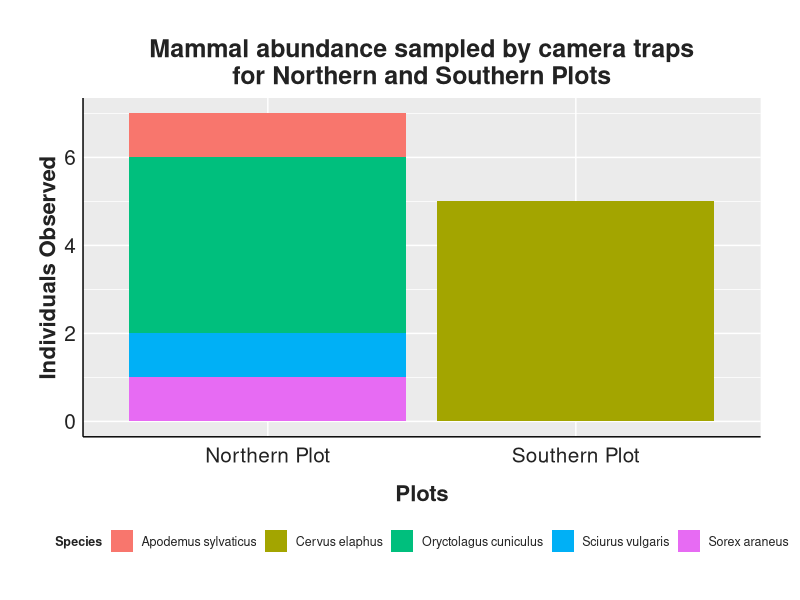
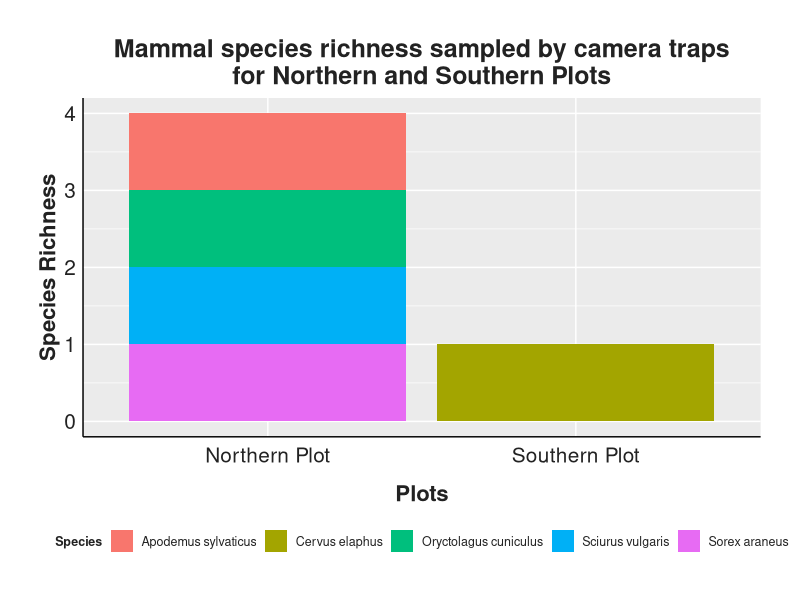
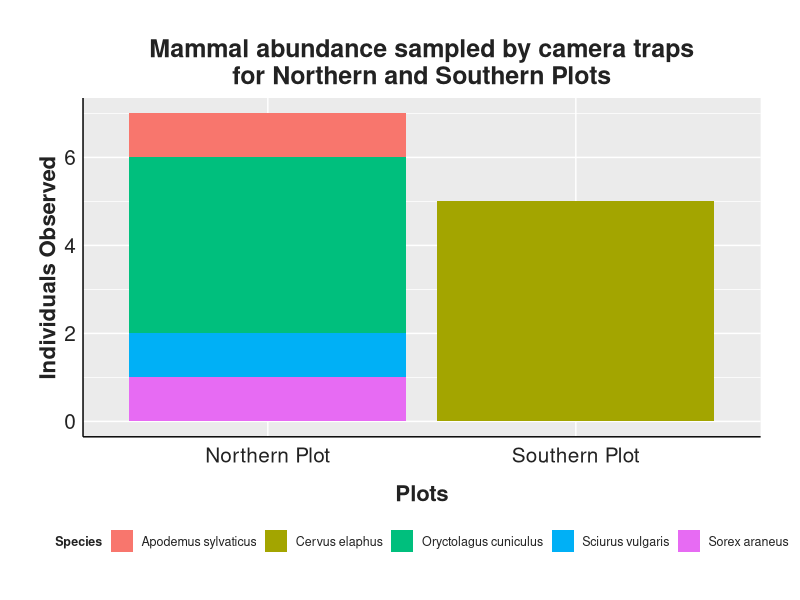
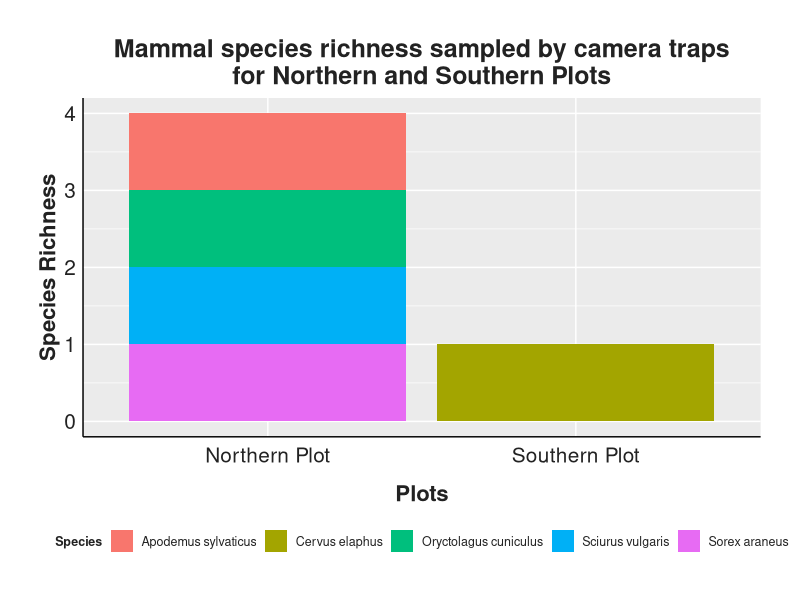

The R script that drew these images, in order:
#Libraries----
library(ggplot2)
library(tidyverse)
library(stringr)

#Style----
style <- function(){ #setting the style for my plots
  font <- "Helvetica"
  theme(plot.title = element_text(family = font, size = 18, face = "bold", color = "#222222", hjust = 0.5), 
        plot.subtitle = element_text(family = font, size = 18, margin = margin(9, 0, 9, 0)), 
        plot.caption = element_blank(),
        plot.margin = unit(c(1,1,1,1), units = , "cm"),
        legend.text.align = 0, 
        legend.position = "bottom",
        legend.title = element_text(family = font, size = 9, face = "bold", color = "#222222",  hjust = 0.5), 
        legend.key = element_blank(), 
        legend.text = element_text(family = font, size = 9, color = "#222222"),
        axis.text = element_text(family = font, size = 15, color = "#222222"), 
        axis.text.x = element_text(margin = margin(5, b = 10)), 
        axis.title = element_text(family = font, size = 16, face = "bold", color = "#222222"), 
        axis.ticks = element_blank(), 
        axis.line = element_line(colour = "black"),
        strip.text = element_text(size = 15, hjust = 0))
}

#Importing raw data----
camera_trap<-read.csv("occurrence_dat/camera_trap_occurrence.csv")#loading the camera trap data
#Mammals----
mammals<-camera_trap %>% 
  filter(class=="Mammalia") %>% 
  select(eventID,individualCount,scientificName,genus,species) %>% #keeping the needed columns only
  mutate(Plot = case_when( #creating a new column called plot
    grepl("^n", eventID, ignore.case = TRUE) ~ "Northern Plot", #classifying eventID with "n" as Northern Plot
    grepl("^s", eventID, ignore.case = TRUE) ~ "Southern Plot", #classifying eventID with "s" as Southern Plot
    TRUE ~ "Unknown"
  )) 

(Mabun <- ggplot(mammals, aes(fill=scientificName, y=individualCount,x=Plot))+ #plotting the mammal abundance
    geom_bar(stat = "identity",position = "stack",orientation = "x")+ 
    labs(x = "Plots", y = "Individuals Observed", 
         fill = "Species",
         title = "Mammal abundance sampled by camera traps\nfor Northern and Southern Plots")+
    style())

ggsave(filename = "figures/Camera_Trap/Mammal_abun.png", plot = Mabun,width = 10, height = 6) #exporting the graph as png


mammals_rich<-mammals %>% 
  distinct(scientificName,Plot) %>% 
  mutate(richness=1)

(Mrich <- ggplot(mammals_rich, aes(fill=scientificName, y=richness,x=Plot))+ #plotting the mammal abundance
    geom_bar(stat = "identity",position = "stack",orientation = "x")+ 
    labs(x = "Plots", y = "Species Richness", 
         fill = "Species",
         title = "Mammal species richness sampled by camera traps\nfor Northern and Southern Plots")+
    style())

ggsave(filename = "figures/Camera_Trap/Mammal_rich.png", plot = Mrich,width = 10, height = 6) #exporting the graph as png
